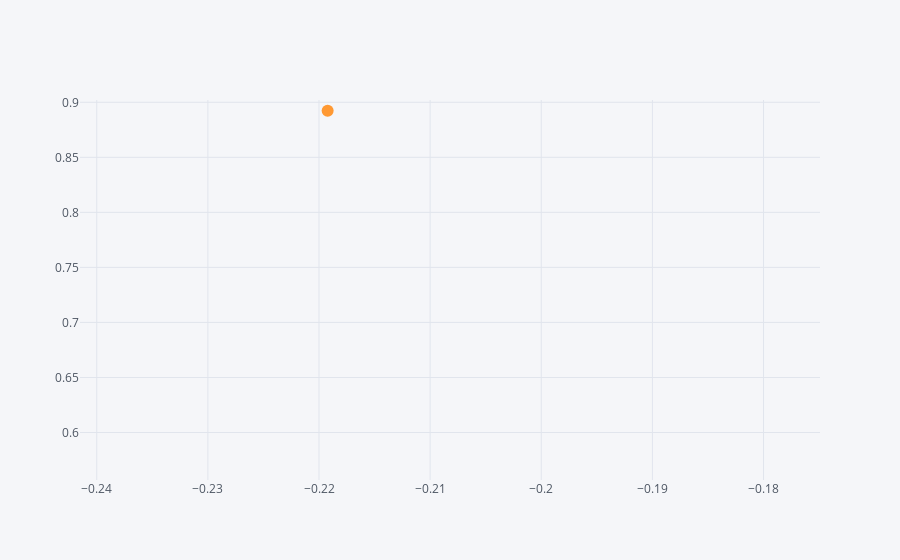

This figure's notebook cell:
### Markdown cell above
## Scatter

### Code cell
df.iplot(kind='scatter',x='A',y='B', mode='markers')
